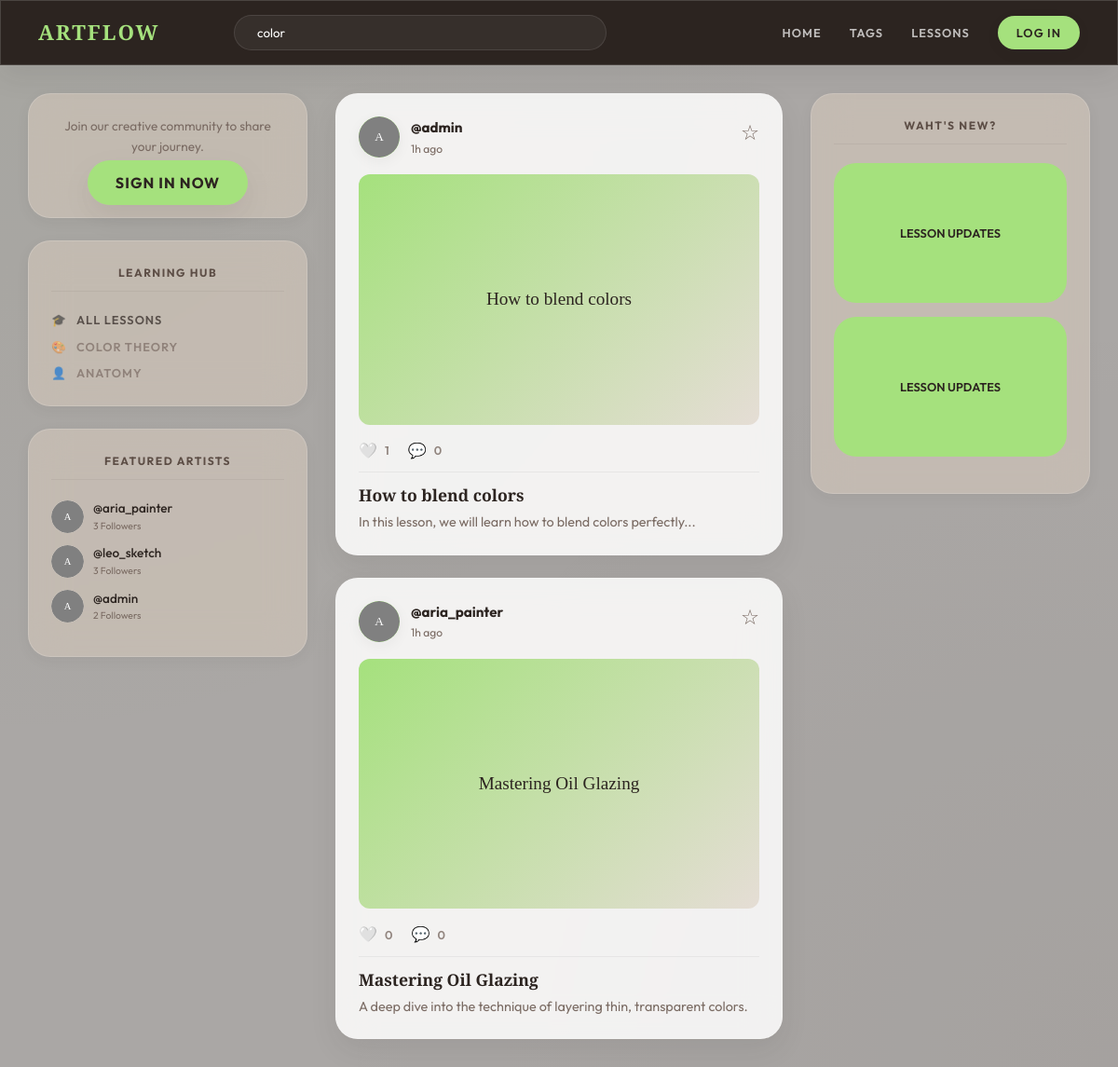
The app's page /index.php?q=color&type=lesson with its own data.
### tables this page shows
CREATE TABLE IF NOT EXISTS users (
    id INT AUTO_INCREMENT PRIMARY KEY,
    username VARCHAR(50) NOT NULL UNIQUE,
    email VARCHAR(100) NOT NULL UNIQUE,
    password VARCHAR(255) NOT NULL,
    role ENUM('user', 'admin') DEFAULT 'user',
    bio TEXT,
    avatar VARCHAR(255) DEFAULT 'default-avatar.png',
    created_at TIMESTAMP DEFAULT CURRENT_TIMESTAMP
);

CREATE TABLE IF NOT EXISTS posts (
    id INT AUTO_INCREMENT PRIMARY KEY,
    user_id INT NOT NULL,
    title VARCHAR(255) NOT NULL,
    content TEXT NOT NULL,
    image VARCHAR(255) DEFAULT NULL,
    type ENUM('artwork', 'lesson', 'project') NOT NULL,
    visibility ENUM('public', 'private') DEFAULT 'public',
    created_at TIMESTAMP DEFAULT CURRENT_TIMESTAMP,
    FOREIGN KEY (user_id) REFERENCES users(id) ON DELETE CASCADE
);

### models/UserModel.php (called while the page is built, shortened)
<?php
class UserModel {
    private $pdo;
    public function __construct() {
        global $pdo;
        $this->pdo = $pdo;
    }
    public function getFeaturedArtists($limit = 3) {
        $stmt = $this->pdo->prepare("SELECT u.*, (SELECT COUNT(*) FROM follows WHERE following_id = u.id) as followers_count
                                     FROM users u
                                     ORDER BY followers_count DESC LIMIT ?");
        $stmt->bindValue(1, (int)$limit, PDO::PARAM_INT);
        $stmt->execute();
        return $stmt->fetchAll();
    }
}

### models/PostModel.php (called while the page is built, shortened)
<?php
class PostModel {
    private $pdo;
    public function __construct() {
        global $pdo;
        $this->pdo = $pdo;
    }
    public function getFeed($page = 1, $perPage = 10, $currentUserId = null, $type = '', $search = '') {
        $offset = ($page - 1) * $perPage;
        $whereClause = "WHERE (p.visibility = 'public'";
        $params = [];
        if ($currentUserId) {
            $whereClause .= " OR p.user_id = ?)";
            $params[] = $currentUserId;
        } else {
            $whereClause .= ")";
        }
        if ($type) {
            $whereClause .= " AND p.type = ?";
            $params[] = $type;
        }
        if ($search) {
            $whereClause .= " AND (p.title LIKE ? OR p.content LIKE ?)";
            $searchTerm = "%$search%";
            $params[] = $searchTerm;
            $params[] = $searchTerm;
        }
        $sql = "SELECT p.*, u.username, u.avatar,
                (SELECT COUNT(*) FROM likes WHERE post_id = p.id) as likes_count,
                (SELECT COUNT(*) FROM comments WHERE post_id = p.id) as comments_count
                " . ($currentUserId ? ", (SELECT COUNT(*) FROM likes WHERE post_id = p.id AND user_id = " . (int)$currentUserId . ") as is_liked" : ", 0 as is_liked") . "
                " . ($currentUserId ? ", (SELECT COUNT(*) FROM favorites WHERE post_id = p.id AND user_id = " . (int)$currentUserId . ") as is_saved" : ", 0 as is_saved") . "
                FROM posts p
                JOIN users u ON p.user_id = u.id
                $whereClause
                ORDER BY p.created_at DESC
                LIMIT ? OFFSET ?";
        $params[] = (int)$perPage;
        $params[] = (int)$offset;
        $stmt = $this->pdo->prepare($sql);
        foreach ($params as $k => $v) {
            $typePDO = is_int($v) ? PDO::PARAM_INT : PDO::PARAM_STR;
            $stmt->bindValue($k + 1, $v, $typePDO);
        }
        $stmt->execute();
        return $stmt->fetchAll();
    }
}

### views/partials/post_card.php (the view)
<?php
$liked = !empty($post['is_liked']);
$faved = !empty($post['is_saved']);
?>
<article class="post-card" data-id="<?= $post['id'] ?>">
    <div class="post-actions-top">
        <div class="post-save action-btn <?= $faved ? 'active' : '' ?>" data-action="favorite">
            <span><?= $faved ? '★' : '☆' ?></span>
        </div>
    </div>
    <div class="post-header">
        <div class="post-pfp">
            <img src="<?= avatarUrl($post['avatar']) ?>" alt="<?= sanitize($post['username']) ?>" style="width:100%; height:100%; object-fit:cover;">
        </div>
        <div class="post-user-info">
            <span class="post-username">@<?= sanitize($post['username']) ?></span>
            <span class="post-time"><?= timeAgo($post['created_at']) ?></span>
        </div>
    </div>
    <div class="post-image-container">
        <?php if (!empty($post['image'])): ?>
            <img src="<?= postImageUrl($post['image']) ?>" alt="<?= sanitize($post['title']) ?>" class="post-image" loading="lazy">
        <?php else: ?>
            <div class="post-image-placeholder">
                <?= sanitize($post['title']) ?>
            </div>
        <?php endif; ?>
    </div>
    <div class="post-footer">
        <div class="post-meta-actions">
            <div class="post-like action-btn <?= $liked ? 'active' : '' ?>" data-action="like">
                <span class="icon"><?= $liked ? '❤️' : '🤍' ?></span>
                <span class="count"><?= $post['likes_count'] ?></span>
            </div>
            <div class="post-comment-btn action-btn">
                <span class="icon">💬</span>
                <span class="count"><?= $post['comments_count'] ?></span>
            </div>
        </div>
        <h3 class="post-title" style="font-size: 1.1rem; margin: 10px 0 5px;"><?= sanitize($post['title']) ?></h3>
        <?php if (!empty($post['content'])): ?>
            <p class="post-excerpt" style="font-size: 0.9rem; color: var(--text-muted); line-height: 1.4;">
                <?= nl2br(sanitize(truncate($post['content'], 120))) ?>
            </p>
        <?php endif; ?>
    </div>
</article>

### index.php (shortened to what this page needs)
<?php
require_once __DIR__ . '/config/database.php';
require_once __DIR__ . '/config/auth.php';
require_once __DIR__ . '/models/UserModel.php';
require_once __DIR__ . '/models/PostModel.php';
$postModel = new PostModel();
$page    = max(1, (int)($_GET['page'] ?? 1));
$type    = in_array($_GET['type'] ?? '', ['artwork', 'lesson', 'project']) ? $_GET['type'] : '';
$search  = sanitize(trim($_GET['q'] ?? ''));
$perPage = 10;
$posts     = $postModel->getFeed($page, $perPage, currentUserId(), $type, $search);
require_once __DIR__ . '/views/partials/head.php';
require_once __DIR__ . '/views/partials/topbar.php';
?>
<main class="app-container">
    <?php require __DIR__ . '/views/partials/sidebar.php'; ?>
    <div class="feed-area">
        <?php if (empty($posts)): ?>
            <div class="post-card text-center">
                <h3>No posts found</h3>
                <p>Be the first to share something!</p>
            </div>
        <?php else: foreach ($posts as $post): ?>
            <?php require __DIR__ . '/views/partials/post_card.php'; ?>
        <?php endforeach; endif; ?>
    </div>
    <aside class="right-sidebar">
        <div class="sidebar-box">
            <div class="box-title">WAHT'S NEW?</div>
            <div class="lesson-update">LESSON UPDATES</div>
            <div class="lesson-update">LESSON UPDATES</div>
        </div>
    </aside>
</main>
</body>
</html>

### views/partials/sidebar.php (shortened to what this page needs)
<?php
$um = new UserModel();
$sUser = isLoggedIn() ? $um->findById(currentUserId()) : null;
?>
<aside class="left-sidebar">
  <div class="sidebar-box">
    <?php if ($sUser): ?>
      <div class="profile-card">
        <div class="pfp-circle">
          <img src="<?= avatarUrl($sUser['avatar'] ?? null) ?>" alt="<?= sanitize($sUser['username']) ?>">
        </div>
        <div class="user-name">@<?= sanitize($sUser['username']) ?></div>
        <div style="font-size: 0.75rem; color: var(--text-muted); margin-bottom: 15px;">Digital Illustrator</div>
        <a href="<?= BASE_URL ?>/views/profile/index.php" class="btn-edit">PROFILE SETTINGS</a>
      </div>
    <?php else: ?>
      <div class="text-center">
        <p style="font-size: 0.85rem; margin-bottom: 15px; color: var(--text-muted);">Join our creative community to share your journey.</p>
        <a href="<?= BASE_URL ?>/views/auth/login.php" class="btn-login">SIGN IN NOW</a>
      </div>
    <?php endif; ?>
  </div>
  <div class="sidebar-box">
    <div class="box-title">LEARNING HUB</div>
    <div style="display: flex; flex-direction: column; gap: 8px;">
        <a href="<?= BASE_URL ?>/index.php?type=lesson" class="nav-item" style="font-size: 0.8rem; text-decoration: none; color: var(--text-main); display: flex; align-items: center; gap: 10px;">
            <span>🎓</span> ALL LESSONS
        </a>
        <a href="<?= BASE_URL ?>/index.php?q=color&type=lesson" class="nav-item" style="font-size: 0.8rem; text-decoration: none; color: var(--text-muted); display: flex; align-items: center; gap: 10px;">
            <span>🎨</span> COLOR THEORY
        </a>
        <a href="<?= BASE_URL ?>/index.php?q=anatomy&type=lesson" class="nav-item" style="font-size: 0.8rem; text-decoration: none; color: var(--text-muted); display: flex; align-items: center; gap: 10px;">
            <span>👤</span> ANATOMY
        </a>
    </div>
  </div>
  <div class="sidebar-box">
    <div class="box-title">FEATURED ARTISTS</div>
    <div class="artist-list">
      <?php
      $featured = $um->getFeaturedArtists(3);
      foreach ($featured as $artist):
      ?>
      <div class="artist-item">
        <a href="<?= BASE_URL ?>/views/profile/index.php?id=<?= $artist['id'] ?>" class="artist-pfp" style="text-decoration:none; background: var(--bg-canvas); overflow: hidden; display: flex; align-items: center; justify-content: center; font-size: 0.6rem; font-weight: 700; color: var(--secondary);">
            <img src="<?= avatarUrl($artist['avatar']) ?>" style="width:100%; height:100%; object-fit:cover;">
        </a>
        <div style="display: flex; flex-direction: column;">
            <a href="<?= BASE_URL ?>/views/profile/index.php?id=<?= $artist['id'] ?>" class="artist-name" style="text-decoration:none; color:inherit;">@<?= sanitize($artist['username']) ?></a>
            <div style="font-size: 0.65rem; color: var(--text-muted);"><?= $artist['followers_count'] ?> Followers</div>
        </div>
      </div>
      <?php endforeach; ?>
    </div>
  </div>
</aside>

### views/partials/video_bg.php (style rules this page uses)
body { background-color: transparent !important; }
.sidebar-box, .post-card, .share-progress, .top-nav { backdrop-filter: blur(20px) saturate(180%) !important; -webkit-backdrop-filter: blur(20px) saturate(180%) !important; border: 1px solid rgba(255, 255, 255, 0.15) !important; }

### records on screen
users: username "aria_painter", followers_count "3"
users: username "leo_sketch", followers_count "3"
users: username "admin", followers_count "2"
posts: user.username "admin", created_at "1h ago", title "How to blend colors", likes_count "1", comments_count "0", content "In this lesson, we will learn how to blend colors perfectly..."
posts: user.username "aria_painter", created_at "1h ago", title "Mastering Oil Glazing", likes_count "0", comments_count "0", content "A deep dive into the technique of layering thin, transparent colors."
